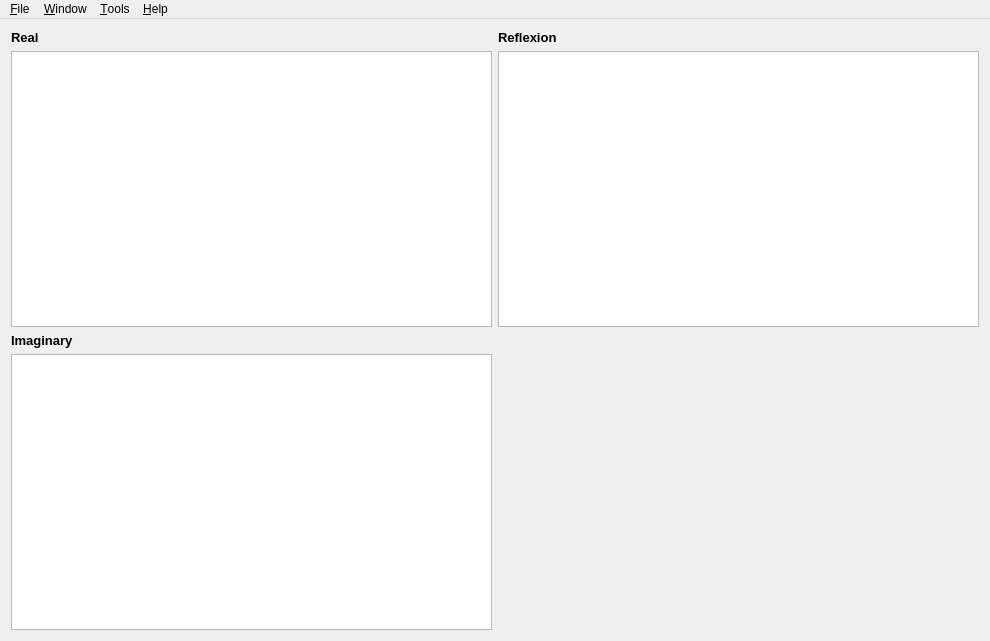
<?xml version="1.0" encoding="UTF-8"?>
<ui version="4.0">
 <class>MainWindow</class>
 <widget class="QMainWindow" name="MainWindow">
  <property name="geometry">
   <rect>
    <x>0</x>
    <y>0</y>
    <width>990</width>
    <height>641</height>
   </rect>
  </property>
  <property name="windowTitle">
   <string>EllipsoFit</string>
  </property>
  <property name="windowIcon">
   <iconset resource="data.qrc">
    <normaloff>:/img/rainbow.png</normaloff>:/img/rainbow.png</iconset>
  </property>
  <widget class="QWidget" name="centralWidget">
   <layout class="QGridLayout" name="gridLayout">
    <item row="0" column="0">
     <layout class="QVBoxLayout" name="verticalLayout">
      <item>
       <widget class="QLabel" name="label">
        <property name="text">
         <string>&lt;!DOCTYPE HTML PUBLIC &quot;-//W3C//DTD HTML 4.0//EN&quot; &quot;http://www.w3.org/TR/REC-html40/strict.dtd&quot;&gt;
&lt;html&gt;&lt;head&gt;&lt;meta name=&quot;qrichtext&quot; content=&quot;1&quot; /&gt;&lt;style type=&quot;text/css&quot;&gt;
p, li { white-space: pre-wrap; }
&lt;/style&gt;&lt;/head&gt;&lt;body style=&quot; font-family:'Sans'; font-size:10pt; font-weight:400; font-style:normal;&quot;&gt;
&lt;table border=&quot;0&quot; style=&quot;-qt-table-type: root; margin-top:4px; margin-bottom:4px; margin-left:4px; margin-right:4px;&quot;&gt;
&lt;tr&gt;
&lt;td style=&quot;border: none;&quot;&gt;
&lt;p style=&quot; margin-top:0px; margin-bottom:0px; margin-left:0px; margin-right:0px; -qt-block-indent:0; text-indent:0px;&quot;&gt;&lt;span style=&quot; font-weight:600;&quot;&gt;Real&lt;/span&gt;&lt;/p&gt;&lt;/td&gt;&lt;/tr&gt;&lt;/table&gt;&lt;/body&gt;&lt;/html&gt;</string>
        </property>
       </widget>
      </item>
      <item>
       <widget class="GraphicsView" name="graphicsViewReal">
        <property name="verticalScrollBarPolicy">
         <enum>Qt::ScrollBarAlwaysOff</enum>
        </property>
        <property name="horizontalScrollBarPolicy">
         <enum>Qt::ScrollBarAlwaysOff</enum>
        </property>
       </widget>
      </item>
     </layout>
    </item>
    <item row="0" column="1">
     <layout class="QVBoxLayout" name="verticalLayout_3">
      <item>
       <widget class="QLabel" name="label_3">
        <property name="text">
         <string>&lt;!DOCTYPE HTML PUBLIC &quot;-//W3C//DTD HTML 4.0//EN&quot; &quot;http://www.w3.org/TR/REC-html40/strict.dtd&quot;&gt;
&lt;html&gt;&lt;head&gt;&lt;meta name=&quot;qrichtext&quot; content=&quot;1&quot; /&gt;&lt;style type=&quot;text/css&quot;&gt;
p, li { white-space: pre-wrap; }
&lt;/style&gt;&lt;/head&gt;&lt;body style=&quot; font-family:'Ubuntu'; font-size:11pt; font-weight:400; font-style:normal;&quot;&gt;
&lt;p style=&quot; margin-top:0px; margin-bottom:0px; margin-left:0px; margin-right:0px; -qt-block-indent:0; text-indent:0px;&quot;&gt;&lt;span style=&quot; font-family:'Sans'; font-size:10pt; font-weight:600;&quot;&gt;Reflexion&lt;/span&gt;&lt;/p&gt;&lt;/body&gt;&lt;/html&gt;</string>
        </property>
       </widget>
      </item>
      <item>
       <widget class="GraphicsView" name="graphicsViewRefl">
        <property name="verticalScrollBarPolicy">
         <enum>Qt::ScrollBarAlwaysOff</enum>
        </property>
        <property name="horizontalScrollBarPolicy">
         <enum>Qt::ScrollBarAlwaysOff</enum>
        </property>
       </widget>
      </item>
     </layout>
    </item>
    <item row="1" column="0">
     <layout class="QVBoxLayout" name="verticalLayout_2">
      <item>
       <widget class="QLabel" name="label_2">
        <property name="text">
         <string>&lt;!DOCTYPE HTML PUBLIC &quot;-//W3C//DTD HTML 4.0//EN&quot; &quot;http://www.w3.org/TR/REC-html40/strict.dtd&quot;&gt;
&lt;html&gt;&lt;head&gt;&lt;meta name=&quot;qrichtext&quot; content=&quot;1&quot; /&gt;&lt;style type=&quot;text/css&quot;&gt;
p, li { white-space: pre-wrap; }
&lt;/style&gt;&lt;/head&gt;&lt;body style=&quot; font-family:'Sans'; font-size:10pt; font-weight:400; font-style:normal;&quot;&gt;
&lt;p style=&quot; margin-top:0px; margin-bottom:0px; margin-left:0px; margin-right:0px; -qt-block-indent:0; text-indent:0px;&quot;&gt;&lt;span style=&quot; font-weight:600;&quot;&gt;Imaginary&lt;/span&gt;&lt;/p&gt;&lt;/body&gt;&lt;/html&gt;</string>
        </property>
       </widget>
      </item>
      <item>
       <widget class="GraphicsView" name="graphicsViewImag">
        <property name="verticalScrollBarPolicy">
         <enum>Qt::ScrollBarAlwaysOff</enum>
        </property>
        <property name="horizontalScrollBarPolicy">
         <enum>Qt::ScrollBarAlwaysOff</enum>
        </property>
       </widget>
      </item>
     </layout>
    </item>
   </layout>
  </widget>
  <widget class="QMenuBar" name="menuBar">
   <property name="geometry">
    <rect>
     <x>0</x>
     <y>0</y>
     <width>990</width>
     <height>25</height>
    </rect>
   </property>
   <widget class="QMenu" name="menu_File">
    <property name="title">
     <string>&amp;File</string>
    </property>
    <addaction name="actionLoad_data"/>
    <addaction name="actionLoad_reflexion_file"/>
    <addaction name="actionOpen_results_file"/>
    <addaction name="action_Save_results"/>
    <addaction name="separator"/>
    <addaction name="action_Print"/>
    <addaction name="separator"/>
    <addaction name="action_Quit"/>
   </widget>
   <widget class="QMenu" name="menu_Window">
    <property name="title">
     <string>&amp;Window</string>
    </property>
    <addaction name="action_Fullscreen"/>
    <addaction name="separator"/>
    <addaction name="actionOptimist_dock"/>
   </widget>
   <widget class="QMenu" name="menu_Help">
    <property name="title">
     <string>&amp;Help</string>
    </property>
    <addaction name="actionCheck_update"/>
    <addaction name="actionAbout_Ellipsofit"/>
   </widget>
   <widget class="QMenu" name="menuTools">
    <property name="title">
     <string>&amp;Tools</string>
    </property>
    <addaction name="action_Options"/>
   </widget>
   <addaction name="menu_File"/>
   <addaction name="menu_Window"/>
   <addaction name="menuTools"/>
   <addaction name="menu_Help"/>
  </widget>
  <action name="actionLoad_data">
   <property name="icon">
    <iconset resource="data.qrc">
     <normaloff>:/img/data-icon.png</normaloff>:/img/data-icon.png</iconset>
   </property>
   <property name="text">
    <string>Load &amp;ellipsometry file...</string>
   </property>
   <property name="shortcut">
    <string>Ctrl+Shift+O</string>
   </property>
  </action>
  <action name="action_Save_results">
   <property name="icon">
    <iconset resource="data.qrc">
     <normaloff>:/img/save-icon.png</normaloff>:/img/save-icon.png</iconset>
   </property>
   <property name="text">
    <string>&amp;Save results...</string>
   </property>
   <property name="shortcut">
    <string>Ctrl+S</string>
   </property>
  </action>
  <action name="action_Quit">
   <property name="icon">
    <iconset resource="data.qrc">
     <normaloff>:/img/quit-icon.png</normaloff>:/img/quit-icon.png</iconset>
   </property>
   <property name="text">
    <string>&amp;Quit</string>
   </property>
   <property name="shortcut">
    <string>Ctrl+Q</string>
   </property>
  </action>
  <action name="action_Fullscreen">
   <property name="checkable">
    <bool>true</bool>
   </property>
   <property name="icon">
    <iconset resource="data.qrc">
     <normaloff>:/img/monitor-icon.png</normaloff>:/img/monitor-icon.png</iconset>
   </property>
   <property name="text">
    <string>&amp;Fullscreen</string>
   </property>
   <property name="shortcut">
    <string>F11</string>
   </property>
  </action>
  <action name="actionOpen_results_file">
   <property name="icon">
    <iconset resource="data.qrc">
     <normaloff>:/img/open-icon.png</normaloff>:/img/open-icon.png</iconset>
   </property>
   <property name="text">
    <string>&amp;Open results file...</string>
   </property>
   <property name="shortcut">
    <string>Ctrl+O</string>
   </property>
  </action>
  <action name="action_Print">
   <property name="icon">
    <iconset resource="data.qrc">
     <normaloff>:/img/PDF-icon.png</normaloff>:/img/PDF-icon.png</iconset>
   </property>
   <property name="text">
    <string>&amp;Print as pdf...</string>
   </property>
   <property name="shortcut">
    <string>Ctrl+P</string>
   </property>
  </action>
  <action name="actionOptimist_dock">
   <property name="checkable">
    <bool>true</bool>
   </property>
   <property name="icon">
    <iconset resource="data.qrc">
     <normaloff>:/img/opti-icon.png</normaloff>:/img/opti-icon.png</iconset>
   </property>
   <property name="text">
    <string>Optimist dock</string>
   </property>
  </action>
  <action name="actionCheck_update">
   <property name="icon">
    <iconset resource="data.qrc">
     <normaloff>:/img/earth-icon.png</normaloff>:/img/earth-icon.png</iconset>
   </property>
   <property name="text">
    <string>Check &amp;update...</string>
   </property>
  </action>
  <action name="actionAbout_Ellipsofit">
   <property name="icon">
    <iconset resource="data.qrc">
     <normaloff>:/img/about-icon.png</normaloff>:/img/about-icon.png</iconset>
   </property>
   <property name="text">
    <string>About Ellipsofit...</string>
   </property>
  </action>
  <action name="action_Options">
   <property name="icon">
    <iconset resource="data.qrc">
     <normaloff>:/img/gear-icon.png</normaloff>:/img/gear-icon.png</iconset>
   </property>
   <property name="text">
    <string>&amp;Options...</string>
   </property>
  </action>
  <action name="actionLoad_reflexion_file">
   <property name="icon">
    <iconset resource="data.qrc">
     <normaloff>:/img/data-icon.png</normaloff>:/img/data-icon.png</iconset>
   </property>
   <property name="text">
    <string>Load &amp;reflexion file...</string>
   </property>
  </action>
 </widget>
 <layoutdefault spacing="6" margin="11"/>
 <customwidgets>
  <customwidget>
   <class>GraphicsView</class>
   <extends>QGraphicsView</extends>
   <header>graphicsview.h</header>
  </customwidget>
 </customwidgets>
 <resources>
  <include location="data.qrc"/>
 </resources>
 <connections/>
</ui>
